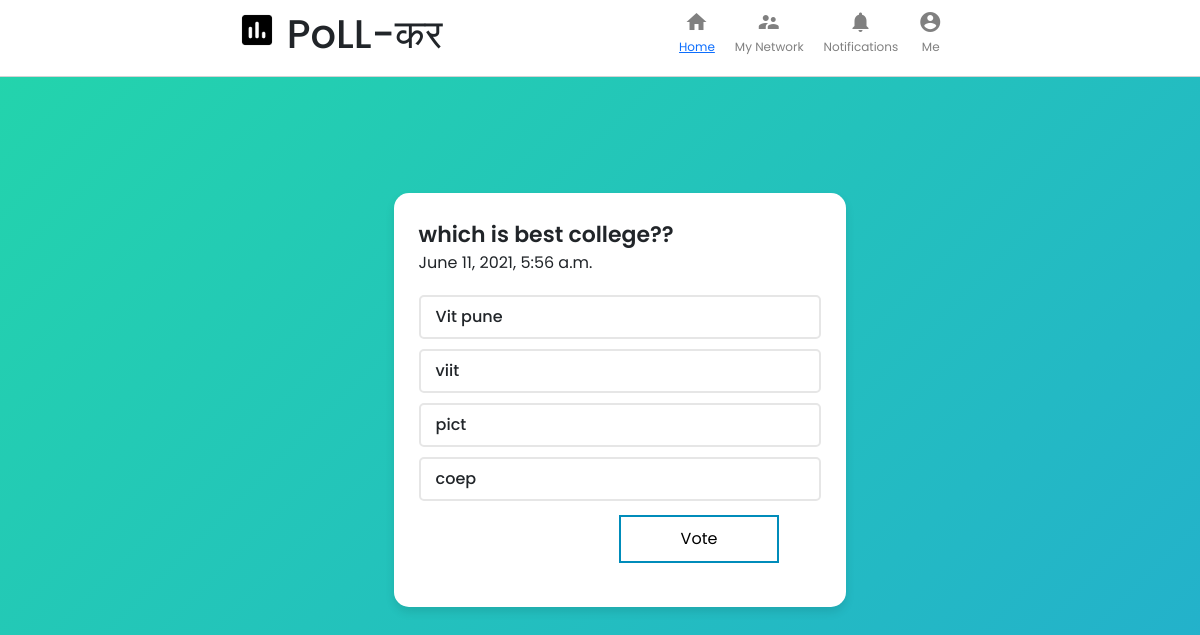
The app's page /vote/5, older data.
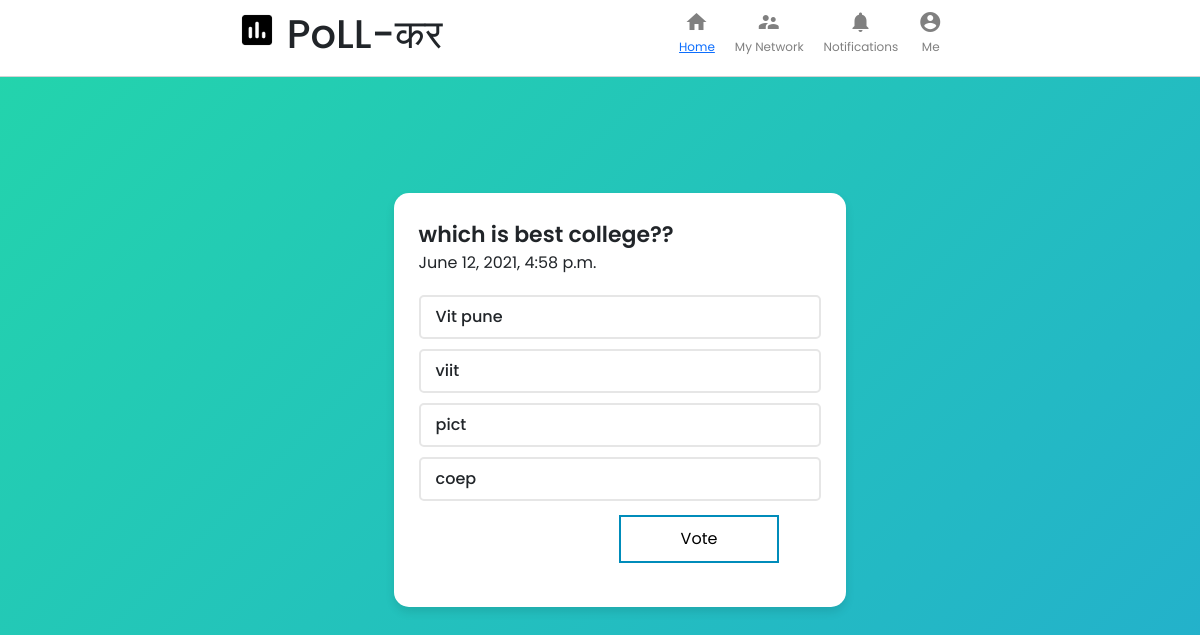
The same page, newer data.
### main/models.py (models this page shows, shortened)
class Poll(models.Model):
    question = models.TextField()
    datetime = models.DateTimeField(auto_now=True)
    option_one = models.CharField(max_length=56)
    option_two = models.CharField(max_length=56)
    option_three = models.CharField(max_length=56)
    option_four = models.CharField(max_length=56)
    option_one_count = models.IntegerField(default=0)
    option_two_count = models.IntegerField(default=0)
    option_three_count = models.IntegerField(default=0)
    option_four_count = models.IntegerField(default=0)

### main/views.py (the view, shortened to what this page needs)
# urls.py: path('vote/<int:pk>', views.vote, name= 'vote' ),
def vote(request, pk):
    poll = models.Poll.objects.get(pk=pk)
    context = {
        'poll': poll
    }
    return render( request, 'main/vote.html', context)

### templates/main/vote.html (shortened to what this page needs)
{% load static %}
<!DOCTYPE html>
<html lang="en">
<head>
    <link href="https://cdn.jsdelivr.net/npm/bootstrap@5.0.1/dist/css/bootstrap.min.css" rel="stylesheet">
    <link rel="stylesheet" href="{% static 'css/index.css' %}" />
    <link rel="stylesheet" href="{% static 'css/card.css' %}">
</head>
<body>
    <div class="header">
        <div class="header__left">
            <img src="{% static 'img/logo1.png' %}" alt="" />
            <h1>PoLL-कर</h1>
        </div>
        <div class="header__right">
            <div class="headerOption">
                <i class="material-icons headerOption__icon"> home </i>
                <h3><a class="active" href="{% url 'allpolls' %}">Home</a></h3>
            </div>
            <div class="headerOption">
                <i class="material-icons headerOption__icon"> supervisor_account </i>
                <h3>My Network</h3>
            </div>
            <div class="headerOption">
                <i class="material-icons headerOption__icon"> notifications </i>
                <h3>Notifications</h3>
            </div>
            <div class="headerOption">
                <i class="material-icons headerOption__icon"> account_circle </i>
                <h3>Me</h3>
            </div>
        </div>
    </div>
    <br><br><br><br>
            <div>
                <div class="wrapper">
                    <header>{{ poll.question }}</header>
                    <span class="text">{{ poll.datetime }}</span>
                    <form method="POST">
                    <div class="poll-area">
                        <label for="opt-1" class="opt-1">
                            <div class="row">
                                <div class="column">
                                    <span>{{ poll.option_one }}</span>
                                </div>
                            </div>
                        </label>
                        <label for="opt-2" class="opt-2">
                            <div class="row">
                                <div class="column">
                                    <span class="text">{{ poll.option_two }}</span>
                                </div>
                            </div>
                        </label>
                        <label for="opt-3" class="opt-3">
                            <div class="row">
                                <div class="column">
                                    <span class="text">{{ poll.option_three }}</span>
                                </div>
                            </div>
                        </label>
                        <label for="opt-4" class="opt-4">
                            <div class="row">
                                <div class="column">
                                    <span class="text">{{ poll.option_four }}</span>
                                </div>
                            </div>
                        </label>
                        <div>
                            <button type="submit" class="button button2">Vote</button>
                        </div>
                    </div>
                    </form>
                </div>
            </div>
</body>
</html>

Row changes from the older to the newer data that the page shows:
changed Poll "which is best college??": datetime "June 11, 2021, 5:56 a.m." → "June 12, 2021, 4:58 p.m."
